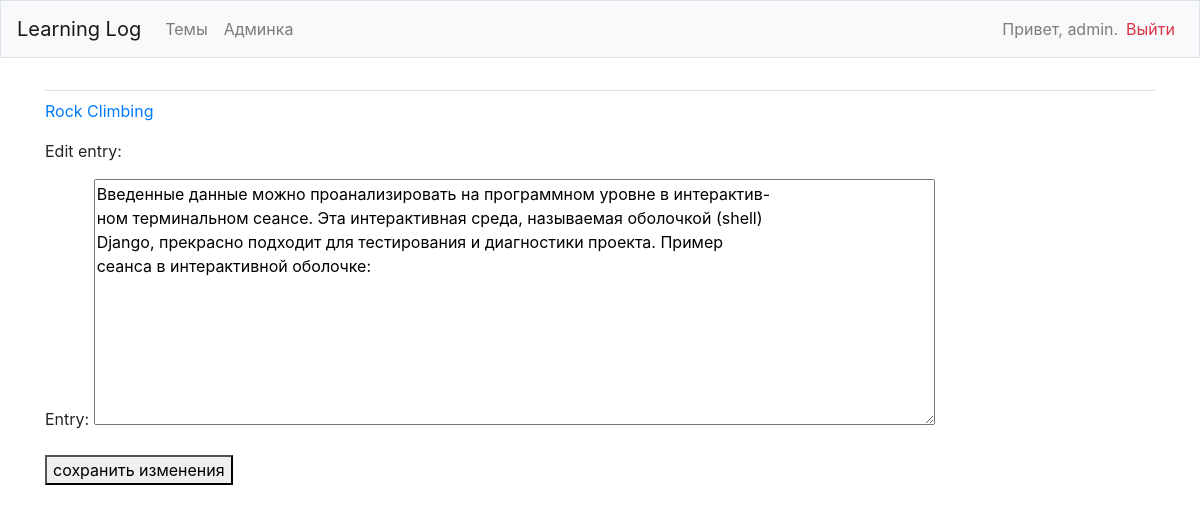
/edit_entry/3/ (signed in), run on the app's committed database.
### learning_logs/models.py (models this page shows, shortened)
class Topic(models.Model):
    text = models.CharField(max_length=200)
    date_added = models.DateTimeField(auto_now_add=True)
    owner = models.ForeignKey(User, on_delete=models.CASCADE)
    def __str__(self):
        return self.text

class Entry(models.Model):
    topic = models.ForeignKey(Topic, on_delete=models.CASCADE)
    text = models.TextField()
    date_added = models.DateTimeField(auto_now_add=True)
    class Meta:
        verbose_name_plural = 'entries'

### learning_logs/views.py (the view)
# urls.py: path('edit_entry/<int:entry_id>/', views.edit_entry, name='edit_entry'),
@login_required
def edit_entry(request, entry_id):
    entry = Entry.objects.get(id=entry_id)
    topic = entry.topic
    if topic.owner != request.user:
        raise Http404
    if request.method != 'POST':  # GET
        form = EntryForm(instance=entry)  # форма заранее заполненная информацией из существующего объекта,
    else:                                 # видно существующие записи и можно отредактировать их
        form = EntryForm(instance=entry, data=request.POST)  # обработка
        if form.is_valid():
            form.save()
            return redirect('learning_logs:topic', topic_id=topic.id)
    context = {'entry': entry, 'topic': topic, 'form': form}
    return render(request, 'learning_logs/edit_entry.html', context)

### learning_logs/forms.py
class EntryForm(forms.ModelForm):
    class Meta:
        model = Entry
        fields = ['text']
        labels = {'text': 'Entry:'}
        widgets = {'text': forms.Textarea(attrs={'cols': 80})}

### learning_logs/templates/learning_logs/edit_entry.html (shortened to what this page needs)
<!DOCTYPE html>
<html lang="en">
<head>
</head>
<body>
    {% extends "learning_logs/base.html" %}
    {% block content %}
    <p><a href="{% url 'learning_logs:topic' topic.id %}">{{ topic }}</a></p>
    <p>Edit entry:</p>
     <form action="{% url 'learning_logs:edit_entry' entry.id %}" method='post'>
        {{ form.as_p }}
     <button name="submit">сохранить изменения</button>
    </form>
    {% endblock content %}

### learning_logs/templates/learning_logs/base.html (shortened to what this page needs)
{% load bootstrap4 %}
<!doctype html>
<html lang="ru">
    <head>
        {% bootstrap_css %}
    </head>
    <body>
        <nav class="navbar navbar-expand-md navbar-light bg-light mb-4 border">
            <a class="navbar-brand" href="{% url 'learning_logs:index'%}">Learning Log</a>
            <div class="collapse navbar-collapse" id="navbarCollapse">
                <ul class="navbar-nav mr-auto">
                    <li class="nav-item">
                        <a class="nav-link" href="{% url 'learning_logs:topics'%}">Темы</a></li>
                    <li class="nav-item">
                        <a class="nav-link" href="{% url 'admin:index'%}">Админка</a></li>
                </ul>
                <ul class="navbar-nav ml-auto">
                    {% if user.is_authenticated %}
                        <li class="nav-item">
                            <span class="navbar-text">Привет, {{ user.username }}.</span>
                        </li>
                        <li class="nav-item">
                            <a class="nav-link text-danger" href="{% url 'users:logout' %}">Выйти</a>
                        </li>
                    {% else %}
                        <li class="nav-item">
                            <a class="nav-link" href="{% url 'users:register' %}">Регистрация</a>
                        </li>
                        <li class="nav-item">
                            <a class="nav-link" href="{% url 'users:login' %}">Войти</a></li>
                    {% endif %}
                </ul>
            </div>
        </nav>
        <main role="main" class="container">
            <div class="pb-2 mb-2 border-bottom">
            </div>
            <div>
                {% block content %}{% endblock content %}
            </div>
        </main>
    </body>
</html>

### data on the page
Topic: text "Rock Climbing"
Entry: text "Введенные данные можно проанализировать на программном уровне в интерактив- ном терминальном сеансе. Эта интерактивная среда, называемая оболочкой (shell) Django, прекрасно подходит для тестирования и диагностики проекта. Пример сеанса в интерактивной оболочке:"

### other printed values
{{ user.username }} "admin"
